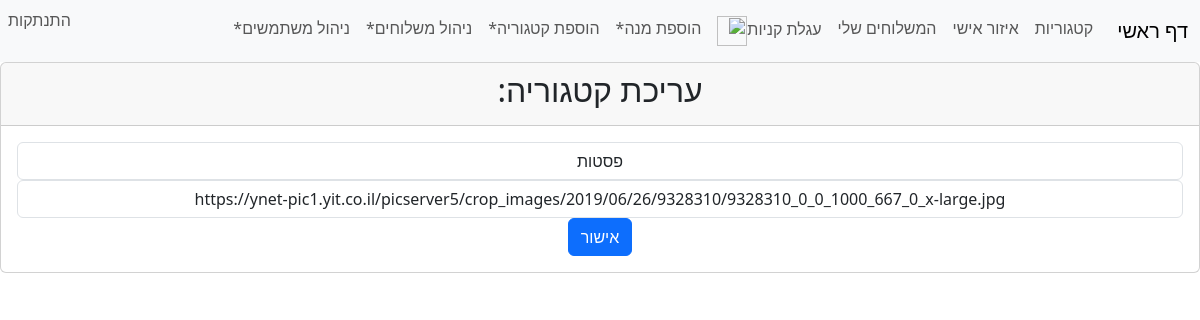
/edit_category/1 (signed in), run on the app's committed database.
### order_site/models.py (models this page shows, shortened)
class Category(models.Model):
    name = models.CharField(max_length=200)
    imageUrl = models.CharField(max_length=500)

### manager_site/views.py (the view)
# urls.py: path('edit_category/<int:id>', views.edit_category, name="edit_cat"),
@login_required(login_url="login")
def edit_category(request, id):
    cat = Category.objects.get(id=id)
    if not request.user.is_staff:
        raise PermissionDenied()
    if request.method == "POST":
        cat.name = request.POST["name"]
        cat.imageUrl = request.POST["imageUrl"]
        cat.save()
        return redirect("categories")
    return render(request, "manager_site/edit_category.html", {"id": id, "cat": cat})

### manager_site/templates/manager_site/edit_category.html (shortened to what this page needs)
{% extends 'layout.html' %} {% block content %}
<div class="card text-center">
  <div class="card-header">
    <h2>עריכת קטגוריה:</h2>
  </div>
  <div class="card-body">
    <form action="{% url 'edit_cat' id=id %}" method="POST">
      <div>
        <input
          type="text"
          class="form-control text-center"
          name="name"
          placeholder="שם קטגוריה"
          value="{{cat.name}}"
        />
      </div>
      <div>
        <input
          type="text"
          class="form-control text-center"
          name="imageUrl"
          placeholder="כתובת תמונה"
          value="{{cat.imageUrl}}"
        />
      </div>
      <button type="submit" class="btn btn-primary">אישור</button>
    </form>
  </div>
</div>
{% endblock %}

### data on the page
Category: name "פסטות", imageUrl "https://ynet-pic1.yit.co.il/picserver5/crop_images/2019/06/26/9328310/9328310_0_0_1000_667_0_x-large.jpg"
